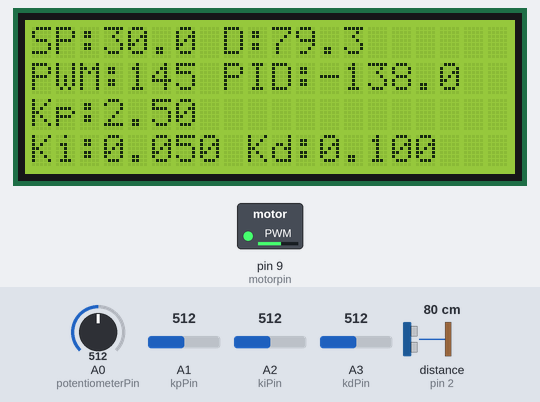
Bench run of a sketch on a simulated Arduino Uno, built with avr-gcc and run on an emulated ATmega328P. Shown: 20×4 character LCD, switched loads named in the sketch (green lamp = pin HIGH). Wiring (inferred from the names in the program): ultrasonic range finder: trigger pin 3; echo pin 2. Inputs (shaded band) come from the test bench; at power-on: distance to the obstacle (sensor on pin 2) 80 cm, A0 (potentiometerPin) = 512, A2 (kiPin) = 512, A1 (kpPin) = 512, A3 (kdPin) = 512. The echo pulse lasts 58.3 µs per cm; pins used as bus, display or sensor lines are not drawn; what the sketch prints to the serial monitor is not drawn.

Above: at 3.2 s.
3.3 s: distance to the obstacle (sensor on pin 2) set to 2 cm
At 4.3 s:
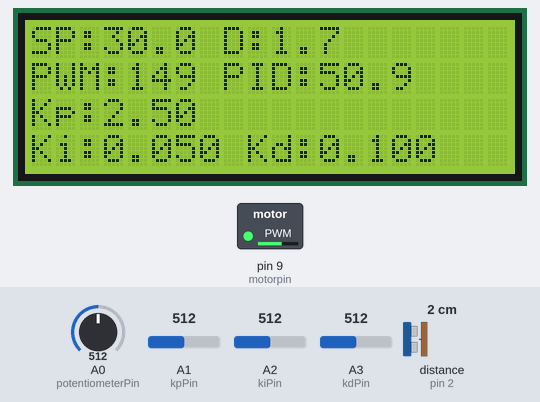
5.9 s: distance to the obstacle (sensor on pin 2) set to 250 cm
At 6.7 s:
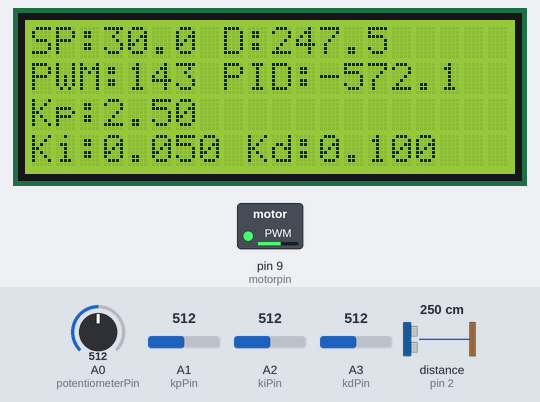
8.9 s: distance to the obstacle (sensor on pin 2) set to 60 cm
At 9.9 s:
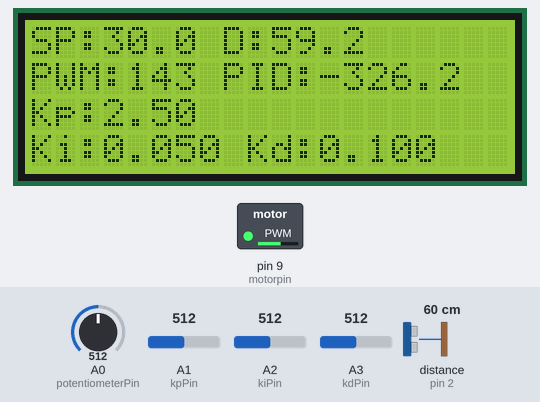
11.9 s: A0 (potentiometerPin) set to 485
At 13.0 s:
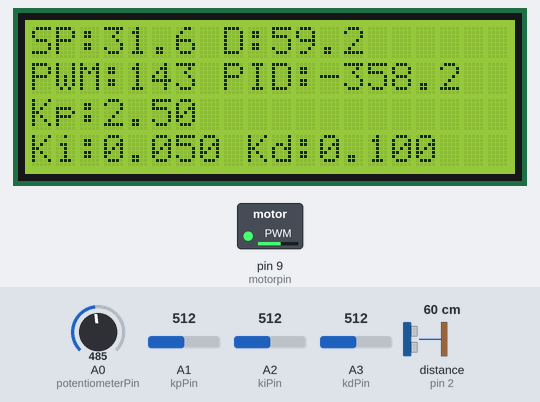
14.9 s: A0 (potentiometerPin) set to 484
At 15.9 s:
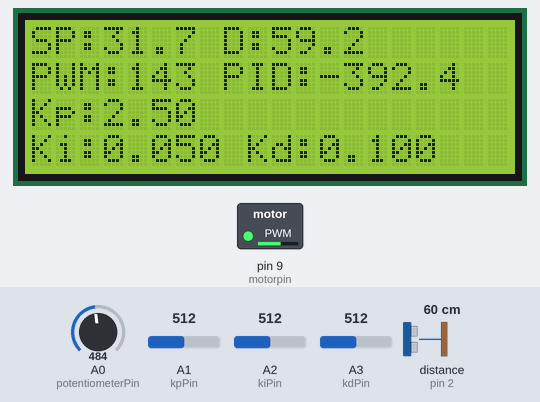
17.9 s: A2 (kiPin) set to 54
At 19.0 s:
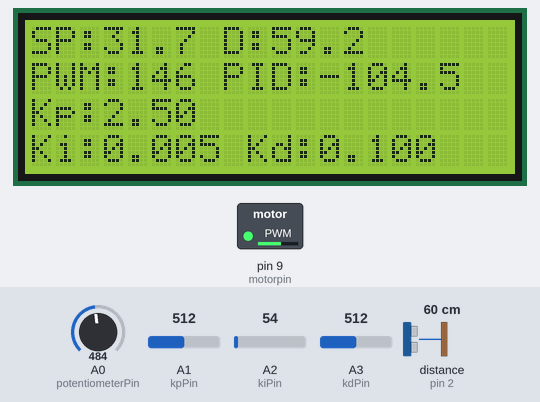
20.6 s: A2 (kiPin) set to 48
Timing chart, 0 to 23.6 s (numbered marks = the images above; inputs shaded):
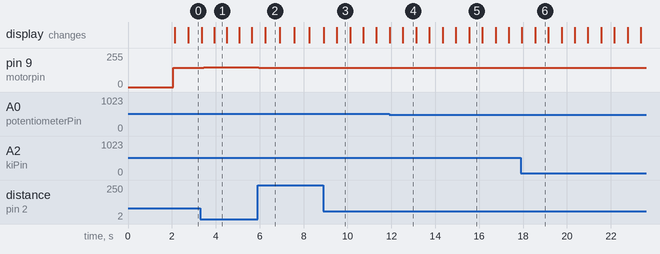

The sketch:

softcode.ino
```cpp
#include <Wire.h>
#include <LiquidCrystal_I2C.h>

const int trigPin = 3;
const int echoPin = 2;
const int potentiometerPin = A0;
const int motorpin = 9;
const int kpPin = A1;  // New potentiometer for Kp
const int kiPin = A2;  // New potentiometer for Ki
const int kdPin = A3;  // New potentiometer for Kd

float Kp = 1.05;  // Initial values, will be adjusted
float Ki = 0.026;
float Kd = 0.095;

float setpoint = 0.0;
float error = 0.0;
float lastError = 0.0;
float integral = 0.0;

LiquidCrystal_I2C lcd(0x27, 20, 4);  // Change 0x27 to your LCD I2C address

void setup() {
    Serial.begin(9600);
    lcd.begin();
    pinMode(trigPin, OUTPUT);
    pinMode(echoPin, INPUT);
    analogWrite(motorpin, 0);
    delay(2000);
}

float getDistance() {
    digitalWrite(trigPin, LOW);
    delayMicroseconds(2);
    digitalWrite(trigPin, HIGH);
    delayMicroseconds(10);
    digitalWrite(trigPin, LOW);
    long duration = pulseIn(echoPin, HIGH);
    return duration * 0.034 / 2;
}

void updatePIDValues() {
    Kp = map(analogRead(kpPin), 0, 1023, 0, 500) / 100.0;  // Range: 0.00 to 5.00
    Ki = map(analogRead(kiPin), 0, 1023, 0, 100) / 1000.0;  // Range: 0.000 to 0.100
    Kd = map(analogRead(kdPin), 0, 1023, 0, 200) / 1000.0;  // Range: 0.000 to 0.200
}

void controlMotor() {
    updatePIDValues();

    int sensorValue = analogRead(potentiometerPin);
    setpoint = map(sensorValue, 0, 1023, 600, 0) / 10.0;  // Adjust the setpoint range based on your needs

    float distance = getDistance();
    error = setpoint - distance;
    integral += error;
    float derivative = error - lastError;

    // Calculate PID output
    float output = Kp * error + Ki * integral + Kd * derivative;

    // Map the PID output to PWM range
    int pwmValue = map(constrain(output, -255, 255), -255, 255, 143, 154);
    analogWrite(motorpin, pwmValue);

    lastError = error;

    // Display on Serial Monitor
    Serial.println("Setpoint: " + String(setpoint) + "\tDistance: " + String(distance) +
                    "\tPWM Value: " + String(pwmValue) + "\tPID Output: " + String(output));

    // Update the LCD display
    updateLCD(distance, pwmValue, output);
}

void updateLCD(float distance, int pwmValue, float pidOutput) {
    static unsigned long lastUpdateTime = 0;
    const unsigned long lcdRefreshInterval = 500;  // Set your desired refresh interval in milliseconds

    if (millis() - lastUpdateTime >= lcdRefreshInterval) {
        lcd.clear();
        lcd.setCursor(0, 0);
        lcd.print("SP:" + String(setpoint, 1) + " D:" + String(distance, 1));
        lcd.setCursor(0, 1);
        lcd.print("PWM:" + String(pwmValue) + " PID:" + String(pidOutput, 1));
        lcd.setCursor(0, 2);
        lcd.print("Kp:" + String(Kp, 2));
        lcd.setCursor(0, 3);
        lcd.print("Ki:" + String(Ki, 3) + " Kd:" + String(Kd, 3));

        lastUpdateTime = millis();
    }
}

void loop() {
    controlMotor();
    delay(100);
}
```

Measured:
- after the input at 3.3 s, pin 9 (motorpin): 145/255 → 149/255 after 0.15 s, → 150/255 2.0 s later
- after the input at 5.9 s, pin 9 (motorpin): 150/255 → 143/255 after 0.05 s
- after the input at 17.9 s, pin 9 (motorpin): 143/255 → 146/255 after 0.15 s
- what the display in image 2 shows lasts 0.6 s, from 6.3 s to 6.9 s
- what the display in image 3 shows lasts 0.6 s, from 9.5 s to 10.1 s
